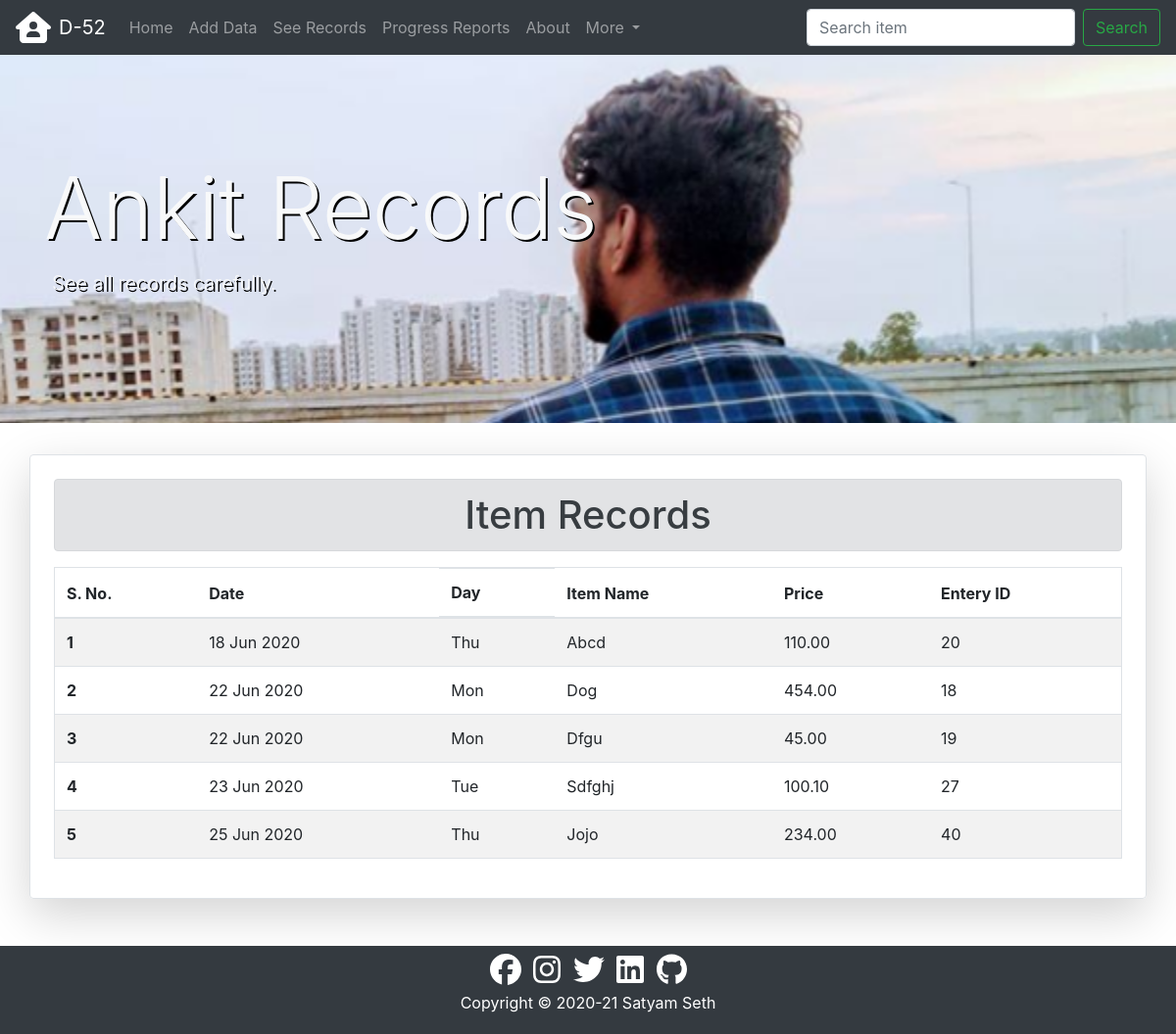
Before: /data/detailed/ankit/ with the older database file.
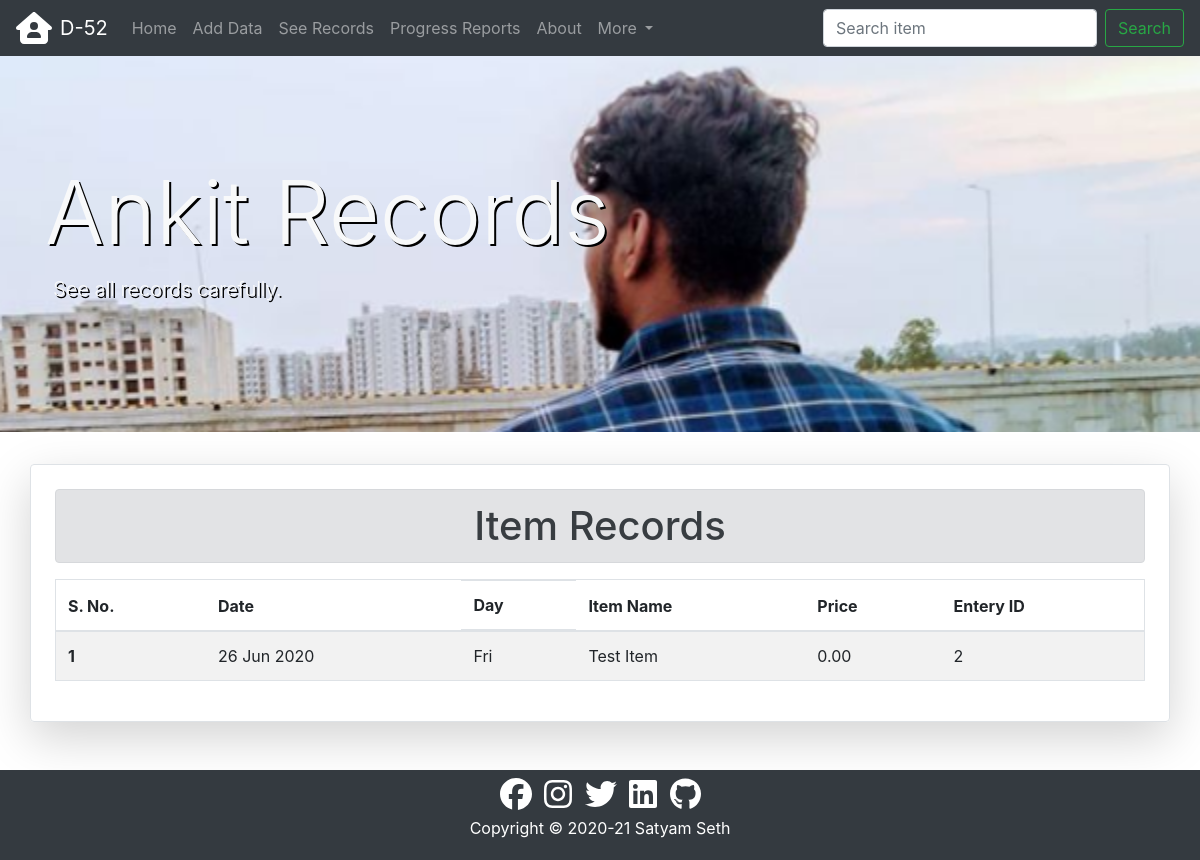
After: the same page with the newer database file.
### data/models.py (models this page shows, shortened)
class Record(models.Model):
    date=models.DateField()
    datetime=models.DateTimeField()
    name=models.CharField(max_length=20)
    item=models.CharField(max_length=50)
    price=models.DecimalField(decimal_places=2,max_digits=5000)

### data/views.py (the view)
# urls.py: path('detailed/<str:var>/',views.detailed_view,name='detailed'),
def detailed_view(request,var):
    if var=='satyam':
        data=Record.objects.filter(name='Satyam Seth').order_by('date')
    elif var=='ankit':
        data=Record.objects.filter(name='Ankit Kumar Gupta').order_by('date')
    elif var=='ganga':
        data=Record.objects.filter(name='Ganga Sagar Bharti').order_by('date')
    elif var=='prashant':
        data=Record.objects.filter(name='Prashant Kumar Yadav').order_by('date')
    else:
        data=Water.objects.all().order_by('date')
    return render(request,'data/detailed.html',{'records':data,'var':var})

### data/templates/data/detailed.html (shortened to what this page needs)
{% extends 'core/base.html' %}
{% load static %}
{% block css %}
<link rel="stylesheet" href="{% static 'data/css/style.css' %}">
{% endblock %}
{% block content %}
<div class="jumbotron jumbotron-fluid {{var}} mt-5">
  <div class="container py-5 text-light">
    <div>
      <h1 class="display-2">{{var|title}} Records</h1>
    </div>
    <div class="lead">
      <p class="pl-2">See all records carefully.</p>
    </div>
  </div>
</div>
{% if var == 'water' %}
<div class="container shadow-lg p-4 mb-5 rounded border">
  <h1 class="text-center alert alert-secondary">Water Records</h1>
  {% if records %}
  <div class="table-responsive">
    <table class="table table-hover table-striped border">
      <thead>
        <tr>
          <th scope="col">S. No.</th>
          <th scope="col">Date</th>
          <th scope="col" class="d-none d-sm-block">Day</th>
          <th scope="col">Quantity</th>
          <th scope="col">Entery ID</th>
        </tr>
      </thead>
      <tbody>
        {% for record in records %}
        <tr>
          <th scope="row">{{forloop.counter}}</th>
          <td>{{record.date|date:"d M Y"}}</td>
          <td class="d-none d-sm-block">{{record.date|date:"D"}}</td>
          <td>{{record.quantity}}</td>
          <td>{{record.id}}</td>
        </tr>
        {% endfor %}
      </tbody>
    </table>
  </div>
  {% else %}
  <h4 class="text-center alert alert-warning">No Records Found</h4>
  {% endif %}
</div>
{% else %}
<div class="container shadow-lg p-4 mb-5 rounded border">
  <h1 class="text-center alert alert-secondary">Item Records</h1>
  {% if records %}
  <div class="table-responsive">
    <table class="table table-hover table-striped border">
      <thead>
        <tr>
          <th scope="col">S. No.</th>
          <th scope="col">Date</th>
          <th scope="col" class="d-none d-sm-block">Day</th>
          <th scope="col">Item Name</th>
          <th scope="col">Price</th>
          <th scope="col">Entery ID</th>
        </tr>
      </thead>
      <tbody>
        {% for record in records %}
        <tr>
          <th scope="row">{{forloop.counter}}</th>
          <td>{{record.date|date:"d M Y"}}</td>
          <td class="d-none d-sm-block">{{record.date|date:"D"}}</td>
          <td>{{record.item|capfirst}}</td>
          <td>{{record.price}}</td>
          <td>{{record.id}}</td>
        </tr>
        {% endfor %}
      </tbody>
    </table>
  </div>
  {% else %}
  <h4 class="text-center alert alert-warning">No Records Found</h4>
  {% endif %}
</div>
{% endif %}
{% endblock content %}

Changed rows visible on the page:
removed Record: date "18 Jun 2020", date "Thu", item "Abcd", price "110.00", id "20"
removed Record: date "22 Jun 2020", date "Mon", item "Dog", price "454.00", id "18"
removed Record: date "22 Jun 2020", date "Mon", item "Dfgu", price "45.00", id "19"
removed Record: date "23 Jun 2020", date "Tue", item "Sdfghj", price "100.10", id "27"
removed Record: date "25 Jun 2020", date "Thu", item "Jojo", price "234.00", id "40"
added Record: date "26 Jun 2020", date "Fri", item "Test Item", price "0.00", id "2"
